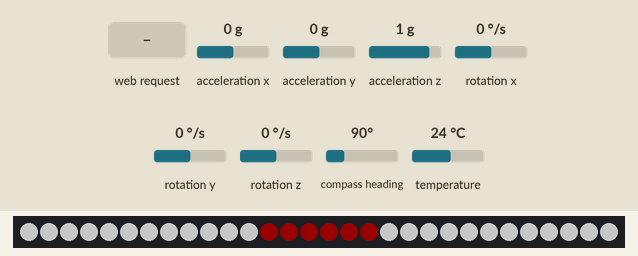
Recording of a sketch running on a simulated ESP8266 (NodeMCU). On the bench: 30 RGB LEDs in strip order, left to right. The inputs (shaded band) are chosen by the test bench; at power-on: acceleration y 0 g, acceleration x 0 g, acceleration z 1 g, rotation x 0 °/s, rotation y 0 °/s, rotation z 0 °/s, compass heading 90°, temperature 24 °C. Dim RGB values are drawn brighter than linear; what the sketch prints to the serial monitor is not drawn.

Above: at 2.2 s.
2.3 s: HTTP request GET /waves received
At 2.75 s:
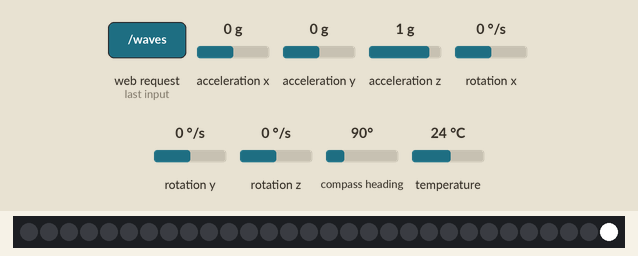
4.7 s: HTTP request GET /fade received
At 4.86 s:
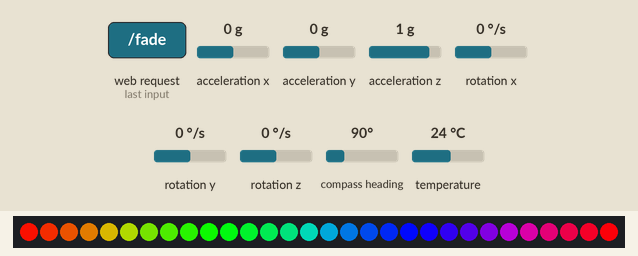
7.1 s: HTTP request GET /waves received
At 7.27 s:
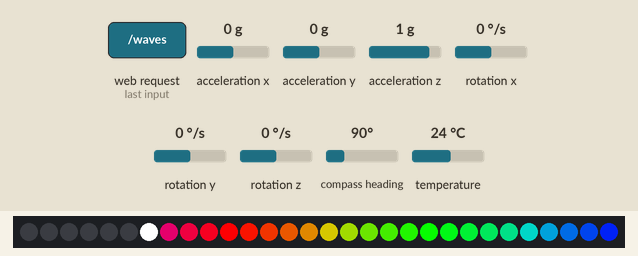
8.6 s: HTTP request GET /normal received
At 9.6 s:
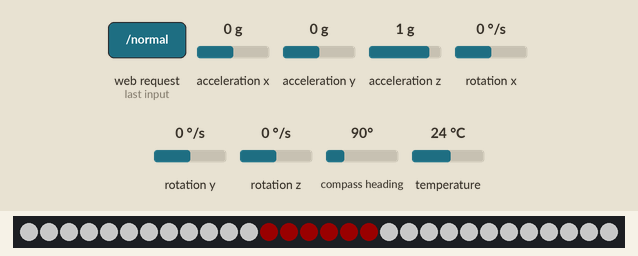
10.1 s: acceleration y set to -1.4 g
At 12.0 s:
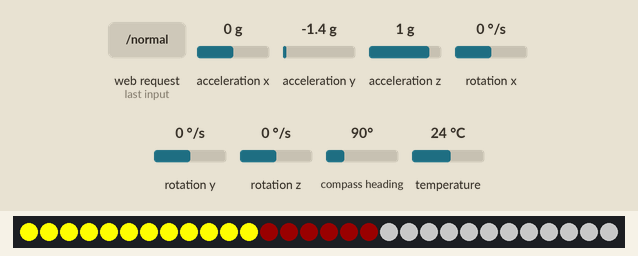
12.3 s: HTTP request GET /waves received
At 12.75 s:
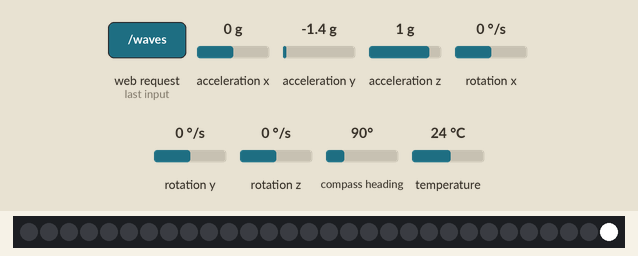
Timing chart, 0 to 14.8 s (numbered marks = the images above; inputs shaded):
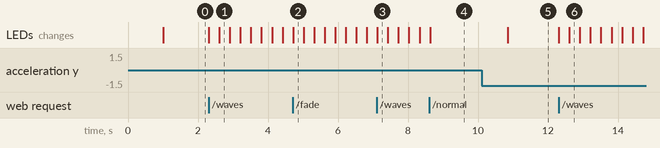

The sketch:

EL_Restful_Server.ino
```cpp
#include <ESP8266WiFi.h>
#include <WiFiClient.h>
#include <ESP8266WebServer.h>
#include <Adafruit_LSM9DS1.h>
#include <Adafruit_Sensor.h>
#include <ArduinoJson.h>
#include <Adafruit_NeoPixel.h>
#include <Time.h>


#ifdef __AVR__
  #include <avr/power.h>
#endif
#ifndef APSSID
#define APSSID "ELlighting"
#define APPSK  "wetakemanyels"
#endif

#define LEDPIN         14
// How many NeoPixels are attached to the Arduino?
#define NUMPIXELS      30


int lightingState = 1; // 1 is normal, 2 is waves,

Adafruit_NeoPixel pixels = Adafruit_NeoPixel(NUMPIXELS, LEDPIN, NEO_GRB + NEO_KHZ800);

Adafruit_LSM9DS1 lsm = Adafruit_LSM9DS1();

/* Set these to your desired credentials. */
const char *ssid = APSSID;
const char *password = APPSK;

const int brakeLightsStart = 12;
const int brakeLightsEnd = 17;

const int leftTurnStart = 0;
const int leftTurnEnd = 11;

const int rightTurnStart = 18;
const int rightTurnEnd = 29;

const int delayBrake = 300;
const int delayTurn = 500;

int gyroX;
int gyroY;
int gyroZ;

int accelX;
int accelY;
int accelZ;

int temp;

bool brake;
bool turnLeft;
bool turnRight;

int timeBrake;
int timeLeft;
int timeRight;

int indexColor;

time_t intervalUpdate;

time_t startTimeLights;
int pixelNumber = 0;

ESP8266WebServer server(80);

void setuplsm()
{
  // 1.) Set the accelerometer range
  lsm.setupAccel(lsm.LSM9DS1_ACCELRANGE_2G);
  //lsm.setupAccel(lsm.LSM9DS1_ACCELRANGE_4G);
  //lsm.setupAccel(lsm.LSM9DS1_ACCELRANGE_8G);
  //lsm.setupAccel(lsm.LSM9DS1_ACCELRANGE_16G);

  // 2.) Set the magnetometer sensitivity
  lsm.setupMag(lsm.LSM9DS1_MAGGAIN_4GAUSS);
  //lsm.setupMag(lsm.LSM9DS1_MAGGAIN_8GAUSS);
  //lsm.setupMag(lsm.LSM9DS1_MAGGAIN_12GAUSS);
  //lsm.setupMag(lsm.LSM9DS1_MAGGAIN_16GAUSS);

  // 3.) Setup the gyroscope
  lsm.setupGyro(lsm.LSM9DS1_GYROSCALE_245DPS);
  //lsm.setupGyro(lsm.LSM9DS1_GYROSCALE_500DPS);
  //lsm.setupGyro(lsm.LSM9DS1_GYROSCALE_2000DPS);
}


/* Just a little test message.  Go to http://192.168.4.1 in a web browser
   connected to this access point to see it.
*/
void handleRoot() {
  server.send(200, "text/html", "<h1>You are connected</h1>");
}

void querySensors() {

   /* creating a Json object */
   StaticJsonBuffer<200> jsonBuffer;
   JsonObject& root = jsonBuffer.createObject();

  root["acceleration x"] = accelX;
  root["acceleration y"] = accelY;
  root["acceleration z"] = accelZ;

  root["gyro x"] = gyroX;
  root["gyro y"] = gyroY;
  root["gyro z"] = gyroZ;

  root["temp"] = temp;
  String data;
  root.printTo(data);
  server.send(200, "application/json", data);
}

void lightingNormal() {
  lightingState = 1;
}

void lightingWaves() {
  lightingState = 2;
  startTimeLights = now();
  pixelNumber = 0;
}

void lightingFade() {
  lightingState = 3;
}

void brakingLightsOn() {
   for(int i = brakeLightsStart; i <= brakeLightsEnd; i++){

    // pixels.Color takes RGB values, from 0,0,0 up to 255,255,255
    pixels.setPixelColor(i, pixels.Color(255,0,0)); // Moderately bright green color.
  }

    pixels.show(); // This sends the updated pixel color to the hardware.
}

void brakingLightsOff() {
   for(int i = brakeLightsStart; i <= brakeLightsEnd; i++){

    // pixels.Color takes RGB values, from 0,0,0 up to 255,255,255
    pixels.setPixelColor(i, pixels.Color(25,0,0)); // Moderately bright green color.
  }

    pixels.show(); // This sends the updated pixel color to the hardware.
}

void rightTurnLightsOn() {
   for(int i = rightTurnStart; i <= rightTurnEnd; i++){

    // pixels.Color takes RGB values, from 0,0,0 up to 255,255,255
    pixels.setPixelColor(i, pixels.Color(255,255,0)); // Moderately bright green color.
  }

    pixels.show(); // This sends the updated pixel color to the hardware.
}

void rightTurnLightsOff() {
   for(int i = rightTurnStart; i <= rightTurnEnd; i++){

    // pixels.Color takes RGB values, from 0,0,0 up to 255,255,255
    pixels.setPixelColor(i, pixels.Color(100,100,100)); // Moderately bright green color.
  }

    pixels.show(); // This sends the updated pixel color to the hardware.
}

void leftTurnLightsOn() {
   for(int i = leftTurnStart; i <= leftTurnEnd; i++){

    // pixels.Color takes RGB values, from 0,0,0 up to 255,255,255
    pixels.setPixelColor(i, pixels.Color(255,255,0));
  }

    pixels.show(); // This sends the updated pixel color to the hardware.
}

void leftTurnLightsOff() {
   for(int i = leftTurnStart; i <= leftTurnEnd; i++){

    // pixels.Color takes RGB values, from 0,0,0 up to 255,255,255
    pixels.setPixelColor(i, pixels.Color(100,100,100)); // Moderately bright green color.
  }

    pixels.show(); // This sends the updated pixel color to the hardware.
}

void updateData() {
  lsm.read();  /* ask it to read in the data */
  /* Get a new sensor event */
  sensors_event_t a, m, g, tempr;

  lsm.getEvent(&a, &m, &g, &tempr);

  accelX = a.acceleration.x;
  accelY = a.acceleration.y;
  accelZ = a.acceleration.z;

  gyroX = g.gyro.x;
  gyroY = g.gyro.y;
  gyroZ = g.gyro.z;

  temp = tempr.temperature;
}


// Input a value 0 to 255 to get a color value.
// The colours are a transition r - g - b - back to r.
uint32_t Wheel(byte WheelPos) {
  WheelPos = 255 - WheelPos;
  if(WheelPos < 85) {
    return pixels.Color(255 - WheelPos * 3, 0, WheelPos * 3,0);
  }
  if(WheelPos < 170) {
    WheelPos -= 85;
    return pixels.Color(0, WheelPos * 3, 255 - WheelPos * 3,0);
  }
  WheelPos -= 170;
  return pixels.Color(WheelPos * 3, 255 - WheelPos * 3, 0,0);
}

void setup() {
  delay(1000);
  Serial.begin(115200);

  ESP.eraseConfig();
  /* setting up sensors */
  if (!lsm.begin())
  {
    Serial.println("Oops ... unable to initialize the LSM9DS1. Check your wiring!");
  }

  // helper to just set the default scaling we want, see above!
  setuplsm();


  Serial.println();
  Serial.print("Configuring access point...");
  /* You can remove the password parameter if you want the AP to be open. */
  WiFi.softAP(ssid, password);

  IPAddress myIP = WiFi.softAPIP();
  Serial.print("AP IP address: ");
  Serial.println(myIP);
  server.on("/", handleRoot);
  server.on("/data", querySensors);
  server.on("/normal", lightingNormal);
  server.on("/waves", lightingWaves);
  server.on("/fade", lightingFade);
  server.begin();
  Serial.println("HTTP server started");

  pixels.begin(); // This initializes the NeoPixel library.

  brakingLightsOn();
  leftTurnLightsOn();
  rightTurnLightsOn();

  intervalUpdate = millis();//now();
  startTimeLights = millis();//now();

  brake = false;
  turnLeft = false;
  turnRight = false;
}


void loop() {
  server.handleClient();

  time_t t = millis();//now();

    updateData();
    if (lightingState == 1) {
      if (accelX > .75 || t < timeBrake + delayBrake) {
        if(!brake) {
          brake = true;
          timeBrake = t;
        }
        if (accelX > .75 && t > timeBrake + 300) {
          brakingLightsOn();
          timeBrake = t;
        }
      } else {
        brakingLightsOff();
        brake = false;
      }

      if (accelY > 1 || t < timeRight + delayTurn) {
        if(!turnRight) {
          turnRight = true;
          timeRight = t;
        }
        if (accelY > 1 && t > timeRight + 750) {
          rightTurnLightsOn();
          timeRight = t;
        }
      } else {
        rightTurnLightsOff();
        turnRight = false;
      }


      if (accelY < -1 || t < timeLeft + delayTurn) {
        if(!turnLeft) {
          turnLeft = true;
          timeLeft = t;
        }
        if (accelY < -1 && t > timeLeft + 750) {
          leftTurnLightsOn();
          timeLeft = t;
        }
      } else {
        leftTurnLightsOff();
        turnLeft = false;
      }

    } else if (lightingState == 2) {
        if (t > startTimeLights + (250 / 1000)) {
          pixels.setPixelColor(pixelNumber, pixels.Color(0,0,0));
          pixelNumber++;
          if (pixelNumber == NUMPIXELS) {
            pixelNumber = 0;
          }
          pixels.setPixelColor(pixelNumber, pixels.Color(255,255,255));
          pixels.show();
        }
    } else if (lightingState == 3) {
         indexColor++;
         if (indexColor == 255) {
          indexColor = 0;
         }
         for(int i = 0; i <= NUMPIXELS; i++) {
            pixels.setPixelColor(i, Wheel(((i * 256 / NUMPIXELS) + indexColor) & 255));
         }
         pixels.show();
    }
}
```

Measured:
- after the input at 2.3 s, the LEDs: first change at once (image 1 shows a later state)
- after the input at 4.7 s, the LEDs: change at once (image 2)
- after the input at 7.1 s, the LEDs: change at once (image 3)
- after the input at 8.6 s, the LEDs: change at once (image 4)
- after the input at 10.1 s, the LEDs: change after 0.76 s (image 5)
- after the input at 12.3 s, the LEDs: first change at once (image 6 shows a later state)
